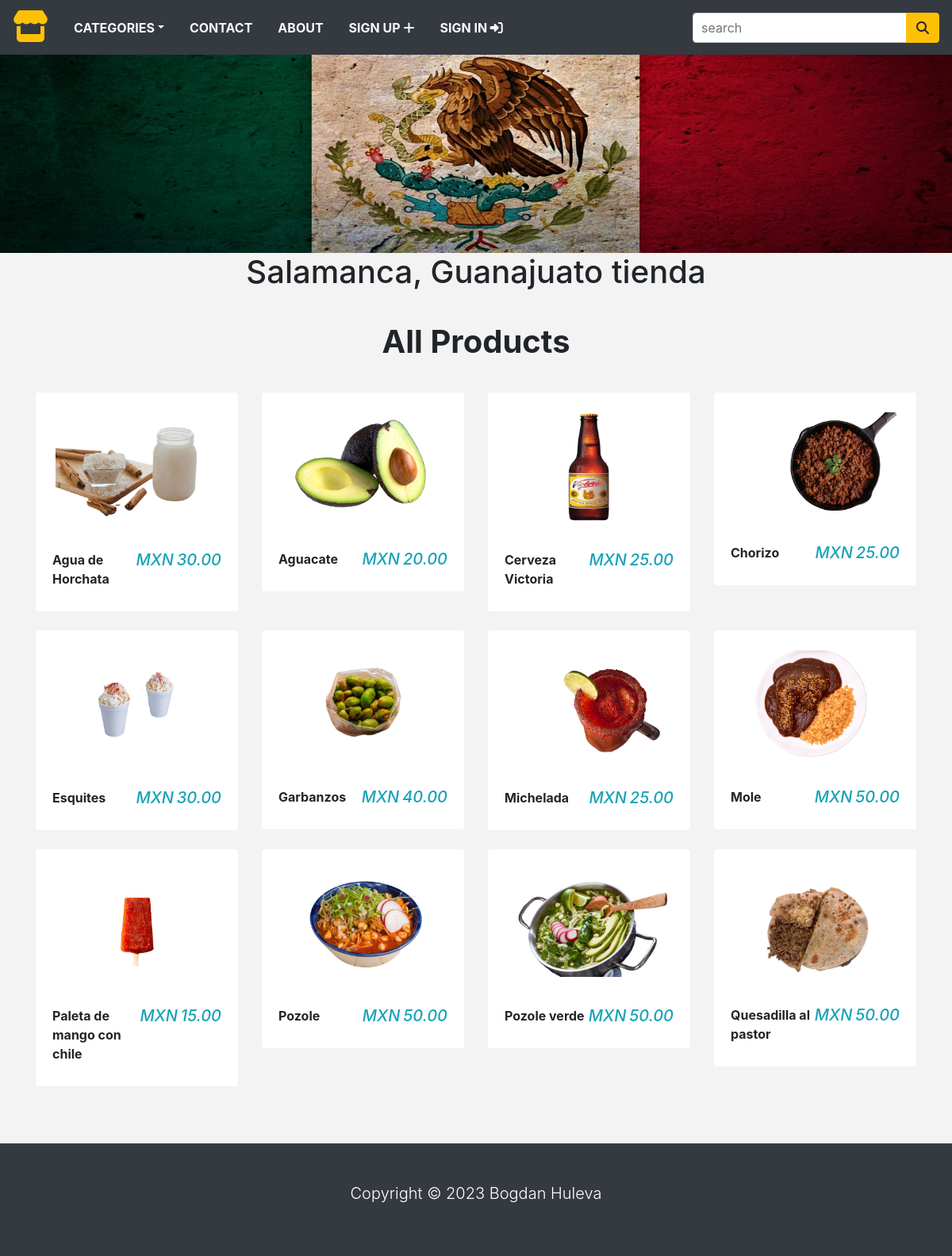
The page / on the database its author committed.
### store/models.py (models this page shows, shortened)
class Product(models.Model):
    name = models.CharField(max_length=250, unique=True)
    slug = models.SlugField(max_length=250, unique=True)
    description = models.TextField(blank=True)
    category = models.ForeignKey(Category, on_delete=models.CASCADE)
    price = models.DecimalField(max_digits=10, decimal_places=2)
    image = models.ImageField(upload_to='product', blank=True)
    stock = models.IntegerField()
    available = models.BooleanField(default=True)
    created = models.DateTimeField(auto_now_add=True)
    updated = models.DateTimeField(auto_now=True)
    class Meta:
        ordering = ('name',)
        verbose_name = 'product'
        verbose_name_plural = 'products'
    def get_url(self):
        return reverse('product_detail', args=[self.category.slug, self.slug])

### store/views.py (the view)
# urls.py: 2. Add a URL to urlpatterns:  path('', views.home, name='home')
def home(request, category_slug=None):
    category_page = None
    products = None
    if category_slug != None:
        category_page = get_object_or_404(Category, slug=category_slug)
        products = Product.objects.filter(category=category_page, available=True)
    else:
        products = Product.objects.all().filter(available=True)
    return render(request, 'home.html', {'category': category_page, 'products':products})

### store/context_processors.py (called while the page is built)
def counter(request):
    item_count = 0
    if 'admin' in request.path:
        return {}
    else:
        try:
            cart = Cart.objects.filter(cart_id=_cart_id(request))
            cart_items = CartItem.objects.all().filter(cart=cart[:1])
            for cart_item in cart_items:
                item_count += cart_item.quantity
        except Cart.DoesNotExist:
            item_count = 0
    return dict(item_count = item_count)

def menu_links(request):
    links = Category.objects.all()
    return dict(links=links)

### store/models.py (called while the page is built)
    def get_url(self):
        return reverse('products_by_category', args=[self.slug])

### store/views.py (called while the page is built)
def _cart_id(request):
    cart = request.session.session_key
    if not cart:
        cart = request.session.create()
    return cart

### store/templates/home.html (shortened to what this page needs)
{% extends 'base.html' %}
{% load static %}
{% block content %}
    <div class="hero-image">
        <div class="hero-text">
            <img style = "width: 100%" src = "{% static 'img/image.jpeg' %}" alt = "">
            <h1 style="text-align: center;">Salamanca, Guanajuato tienda</h1>
        </div>
    </div>
    <div class="py-4">
        <div class="container">
            <div class="row">
                <div class="col-10 mx-auto my-2 text-center">
                    <h1 class = "text-capitalize font-weight-bold">
                        All Products
                    </h1>
                </div>
            </div>
        </div>
    </div>
    <div class="container">
        <div class="row">
            {% for product in products  %}
            <div class="col-9 mx-auto col-md-6 col-lg-3">
                <div class="card mb-4" style = "border-color: transparent;">
                    <div class="p-4">
                        <a href="{{product.get_url}}">
                            <img src = "{{product.image.url}}" class = "card-img-top" alt = "{{product.name}}">
                        </a>
                    </div>
                    <div class="card-footer d-flex justify-content-between"
                    style = "background: transparent; border-color: transparent;">
                        <p class="font-weight-bold mb-o">
                            {{product.name}}
                        </p>
                        <h5 class="text-info font-italic mb-0">
                            <span class = "mr-1">MXN</span>{{product.price}}
                        </h5>
                    </div>
                </div>
            </div>
            {% endfor %}
        </div>
    </div>
{% endblock %}

### store/static/css/base.css (style rules this page uses)
body { background: #f3f3f3; }

### rows shown on the page
Product: image (picture), name "Agua de Horchata", price "30.00"
Product: image (picture), name "Aguacate", price "20.00"
Product: image (picture), name "Cerveza Victoria", price "25.00"
Product: image (picture), name "Chorizo", price "25.00"
Product: image (picture), name "Esquites", price "30.00"
Product: image (picture), name "Garbanzos", price "40.00"
Product: image (picture), name "Michelada", price "25.00"
Product: image (picture), name "Mole", price "50.00"
Product: image (picture), name "Paleta de mango con chile", price "15.00"
Product: image (picture), name "Pozole", price "50.00"
Product: image (picture), name "Pozole verde", price "50.00"
Product: image (picture), name "Quesadilla al pastor", price "50.00"
